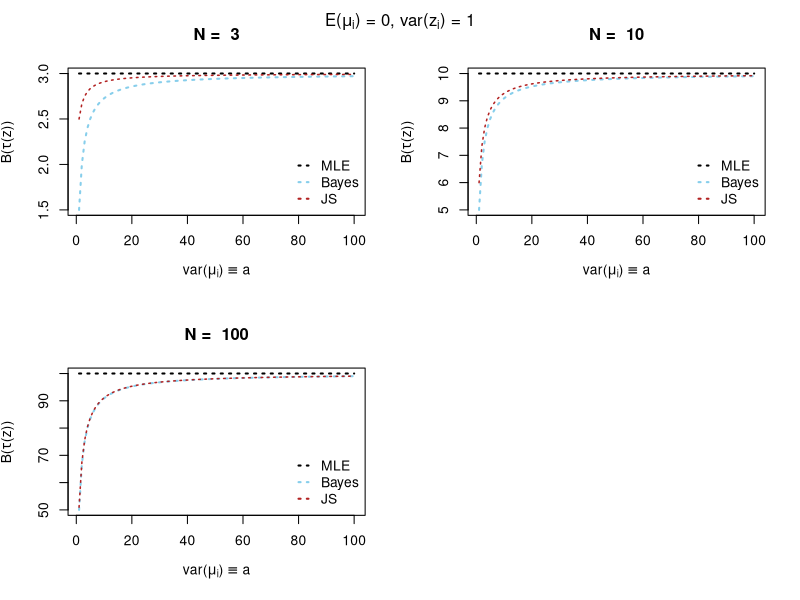
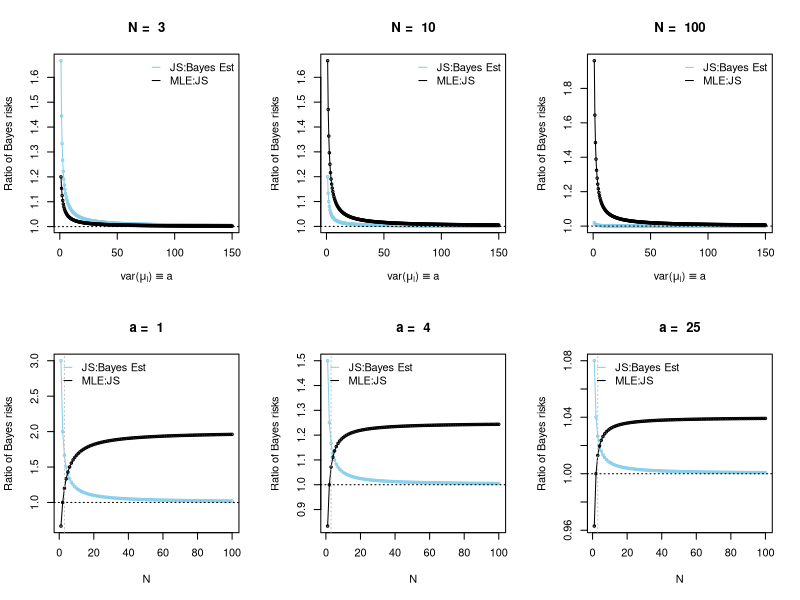
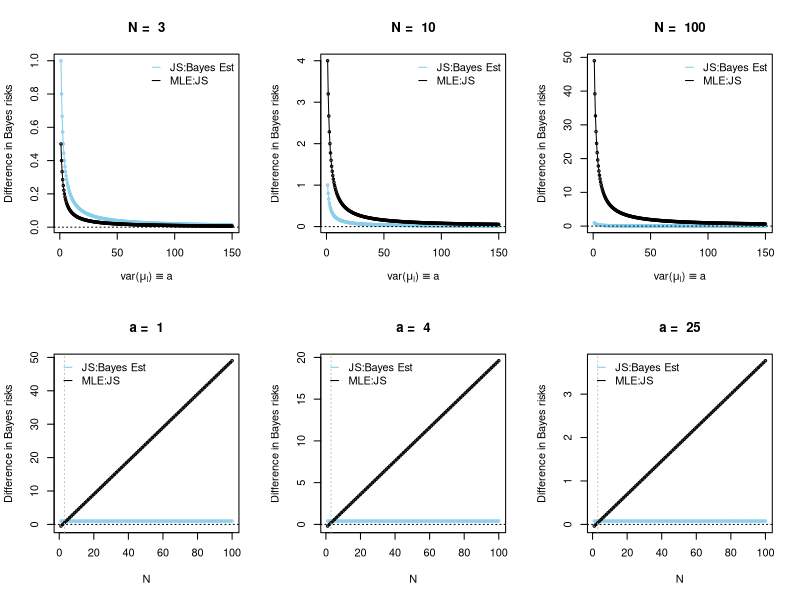

Recreate these plots in R, in order.
## ---- chunk 1

plotFun <- function(a, N) {
  mle.bayes.r = N + 0*a  ## add that last piece so that it naturally becomes a vector
  true.bayes.r = (a/(a+1))*N
  js.bayes.r = N - (N-2)/(a+1)
  
  plot(a, mle.bayes.r, type = 'n',
       xlab = expression(paste("var(", mu[i], ")" %==% a)),
       ylab = expression(paste("B(", tau, "(z))")),
       main = paste("N = ", N),
       ylim = c(min(mle.bayes.r, true.bayes.r, js.bayes.r), 
                max(mle.bayes.r, true.bayes.r, js.bayes.r)))
  lines(a, mle.bayes.r, lty = 3, lwd = 2)
  lines(a, true.bayes.r, lty = 3, lwd = 2, col = 'skyblue')
  lines(a, js.bayes.r, lty = 3, lwd = 1.5, col = 'firebrick')
  legend("bottomright", c("MLE", 'Bayes', "JS"),
         col = c("black", "skyblue", "firebrick"),
         lty = rep(3, 3),
         lwd = rep(2, 3),
         bty = "n",
         y.intersp = 1,
         seg.len = 0.8)
}

par(mfrow = c(2,2))
plotFun(a = 1:100, N = 3)
plotFun(a = 1:100, N = 10)
plotFun(a = 1:100, N = 100)
mtext(expression(paste("E(", mu[i], ") = 0, var(", z[i], ") = 1")), side = 3, line = -2, outer = TRUE)
par(mfrow = c(1,1))

## ---- chunk 2

plotFun2 <- function(a, N, ratio = T) {

  
  if(ratio == T) {
    js..bayesest = 1 + 2/(a*N)
    mle..js = 1/(1-(N-2)/N*(1)/(a+1))
  } else {
    js..bayesest = 2/(a+1) + 0*N  ## last piece so that naturally becomes a vector
    mle..js = (N-2)/(a+1)
  }
  
  
  ylab <- ifelse(ratio == T, "Ratio of Bayes risks", "Difference in Bayes risks")
    
  
  if(length(N) == 1) {
  
    plot(a, js..bayesest, type = 'n',
         xlab = expression(paste("var(", mu[i], ")" %==% a)),
         ylab = ylab, 
         main = paste("N = ", N),
         ylim = c(min(js..bayesest, mle..js), max(js..bayesest, mle..js)))
    lines(a, js..bayesest, col = 'skyblue')
    points(a, js..bayesest, pch = 1, cex = 0.5, col = 'skyblue')
    lines(a, mle..js, col = 'black')
    points(a, mle..js, pch = 1, cex = 0.5, col = 'black')
    if(ratio == T) {abline(h = 1, lty = 3, col = 'black')
      } else {abline(h = 0, lty = 3, col = 'black')}
    legend('topright', 
           c('JS:Bayes Est', 'MLE:JS'),
           col = c('skyblue', 'black'),
           lty = rep(1, 2),
           bty = 'n',
           y.intersp = 1,
           seg.len = 0.8)
    
  } else {
    
     plot(N, js..bayesest, type = 'n',
         xlab = "N",
         ylab = ylab, 
         main = paste("a = ", a),
         ylim = c(min(js..bayesest, mle..js), max(js..bayesest, mle..js)))
    lines(N, js..bayesest, col = 'skyblue')
    points(N, js..bayesest, pch = 1, cex = 0.5, col = 'skyblue')
    lines(N, mle..js, col = 'black')
    points(N, mle..js, pch = 1, cex = 0.5, col = 'black')
    if(ratio == T) {abline(h = 1, lty = 3, col = 'black')
      } else {abline(h = 0, lty = 3, col = 'black')}
    abline(v = 3, lty = 3, col = 'grey')
    legend('topleft', 
           c('JS:Bayes Est', 'MLE:JS'),
           col = c('skyblue', 'black'),
           lty = rep(1, 2),
           bty = 'n',
           y.intersp = 1,
           seg.len = 0.8)
    
  }
  
}

## ratio of risks
par(mfrow = c(2,3))
plotFun2(a = seq(1, 150, by = 0.5), N = 3, ratio = T)
plotFun2(a = seq(1, 150, by = 0.5), N = 10, ratio = T)
plotFun2(a = seq(1, 150, by = 0.5), N = 100, ratio = T)
plotFun2(a = 1, N = seq(1, 100, by = 1), ratio = T)
plotFun2(a = 4, N = seq(1, 100, by = 1), ratio = T)
plotFun2(a = 25, N = seq(1, 100, by = 1), ratio = T)
par(mfrow = c(1,1))

## ---- chunk 3
## difference of risks
par(mfrow = c(2,3))
plotFun2(a = seq(1, 150, by = 0.5), N = 3, ratio = F)
plotFun2(a = seq(1, 150, by = 0.5), N = 10, ratio = F)
plotFun2(a = seq(1, 150, by = 0.5), N = 100, ratio = F)
plotFun2(a = 1, N = seq(1, 100, by = 1), ratio = F)
plotFun2(a = 4, N = seq(1, 100, by = 1), ratio = F)
plotFun2(a = 25, N = seq(1, 100, by = 1), ratio = F)
par(mfrow = c(1,1))

